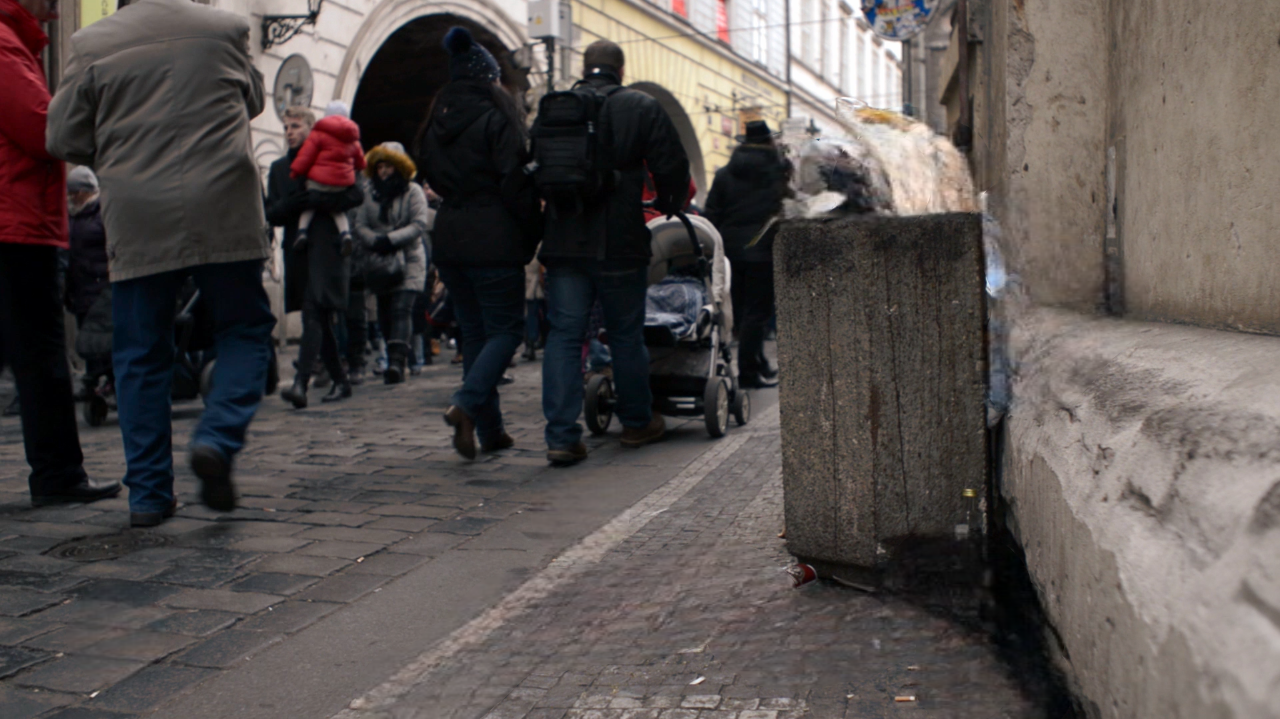
#> input picture office/input/first_image.png, 1280 x 719 px, found by its file name
$ python litters_collection_video.py
#> lines starting #> are read from the running program, lines starting #| are printed output that depends on the picture; after the words box and inside, x2 and y2 are one past the last pixel; in counts of white or black regions, pixels touching at a corner belong together; pictures that were not available may be replaced by others from this repository, and a replacement may not be noted
import cv2
import numpy as np

# === CONFIG ===
background_image_path = r"D:\coding\office\input\first_image.png"
video_path = r"D:\coding\office\input\sample_video.mp4"
output_video_path = r"D:\coding\office\input\output_result.avi"
resize_dim = (1280, 720)
min_persistence_frames = 80  # For ~5 seconds if 30 FPS

# === LOAD BACKGROUND ===
background = cv2.imread(background_image_path)
#> background is the input picture: shape (719, 1280, 3); mean B, G, R 78.4, 80.5, 87.1
if background is None:
    print("❌ Error: Could not load background image.")
    exit()
background = cv2.resize(background, resize_dim)
#> background: shape (720, 1280, 3)
gray_bg = cv2.cvtColor(background, cv2.COLOR_BGR2GRAY)
gray_bg = cv2.GaussianBlur(gray_bg, (21, 21), 0)

# === VIDEO SETUP ===
cap = cv2.VideoCapture(video_path)
if not cap.isOpened():
    print("❌ Error: Could not open video.")
    exit()

fourcc = cv2.VideoWriter_fourcc(*'XVID')
fps = int(cap.get(cv2.CAP_PROP_FPS))
out = cv2.VideoWriter(output_video_path, fourcc, fps, resize_dim)

# === TRACKING STORAGE ===
object_tracker = {}  # key = object ID, value = [x, y, w, h, frame_count]
next_object_id = 0

def get_iou(box1, box2):
    x1, y1, w1, h1 = box1
    x2, y2, w2, h2 = box2

    xi1 = max(x1, x2)
    yi1 = max(y1, y2)
    xi2 = min(x1 + w1, x2 + w2)
    yi2 = min(y1 + h1, y2 + h2)
    inter_area = max(0, xi2 - xi1) * max(0, yi2 - yi1)

    box1_area = w1 * h1
    box2_area = w2 * h2
    union_area = box1_area + box2_area - inter_area

    return inter_area / union_area if union_area != 0 else 0

# === PROCESS EACH FRAME ===
frame_index = 0
while True:
    ret, frame = cap.read()
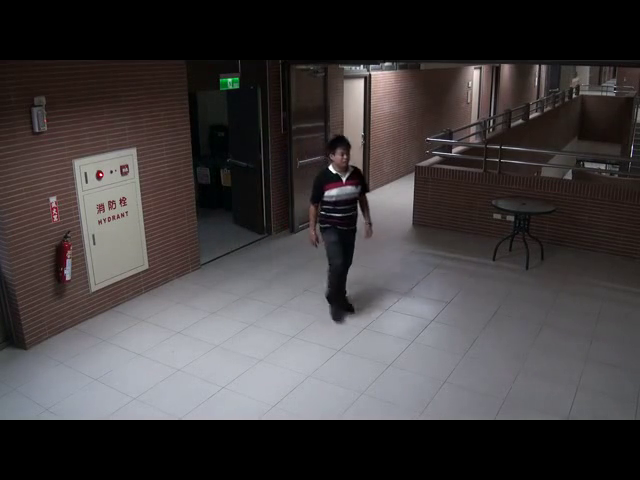
#> input picture frame 219 of office/chinese.mp4, 640 x 480 px, given in place of sample_video.mp4, which was not available
#> frame is the input picture: shape (480, 640, 3); mean B, G, R 63.4, 62.5, 66.4
    if not ret:
        break
    frame_index += 1
    frame = cv2.resize(frame, resize_dim)
#> frame: shape (720, 1280, 3)
    gray = cv2.cvtColor(frame, cv2.COLOR_BGR2GRAY)
    gray = cv2.GaussianBlur(gray, (21, 21), 0)
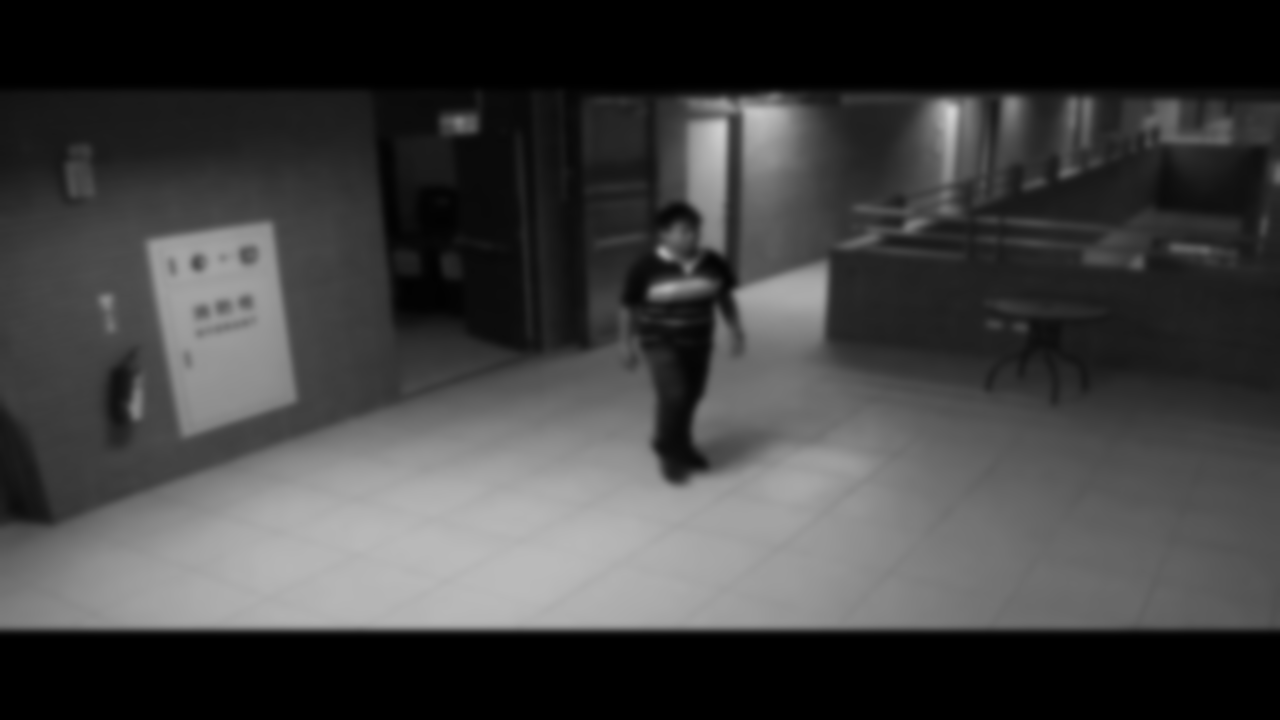
#> gray: shape (720, 1280); min 0, max 211, mean 63.7

    diff = cv2.absdiff(gray_bg, gray)
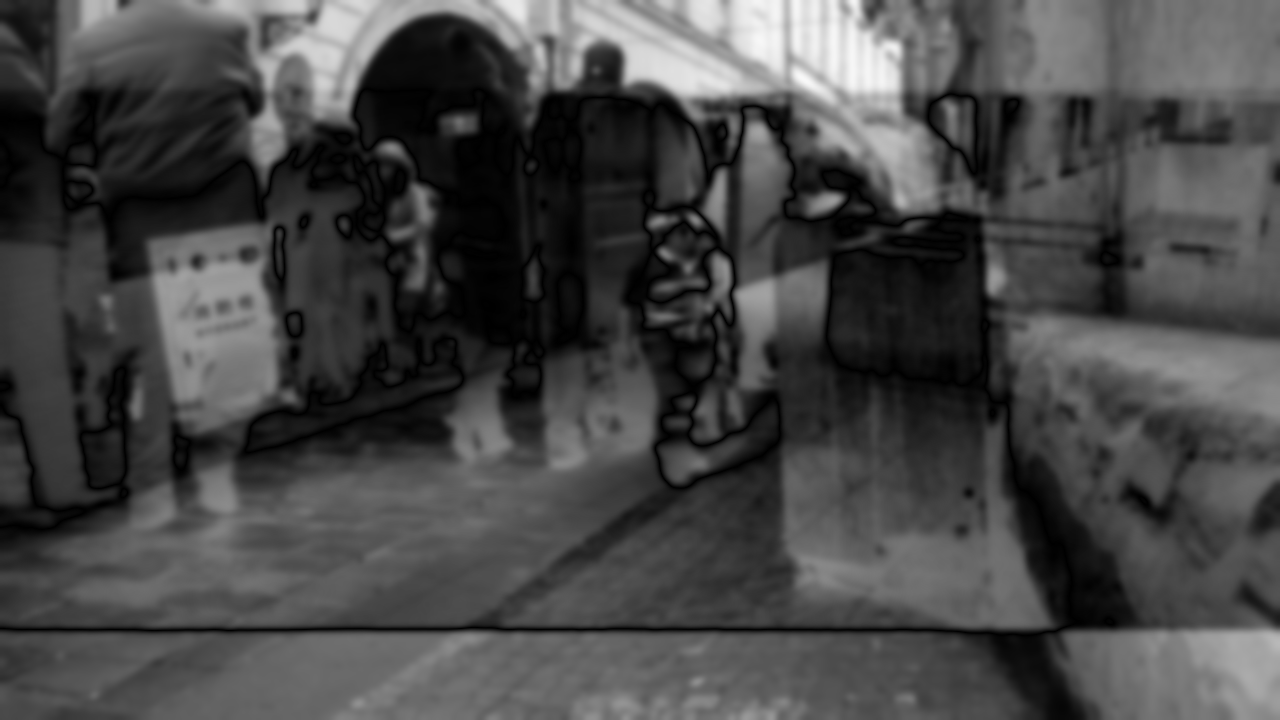
#> diff: shape (720, 1280); min 0, max 248, mean 71.1
    _, mask = cv2.threshold(diff, 58, 255, cv2.THRESH_BINARY)
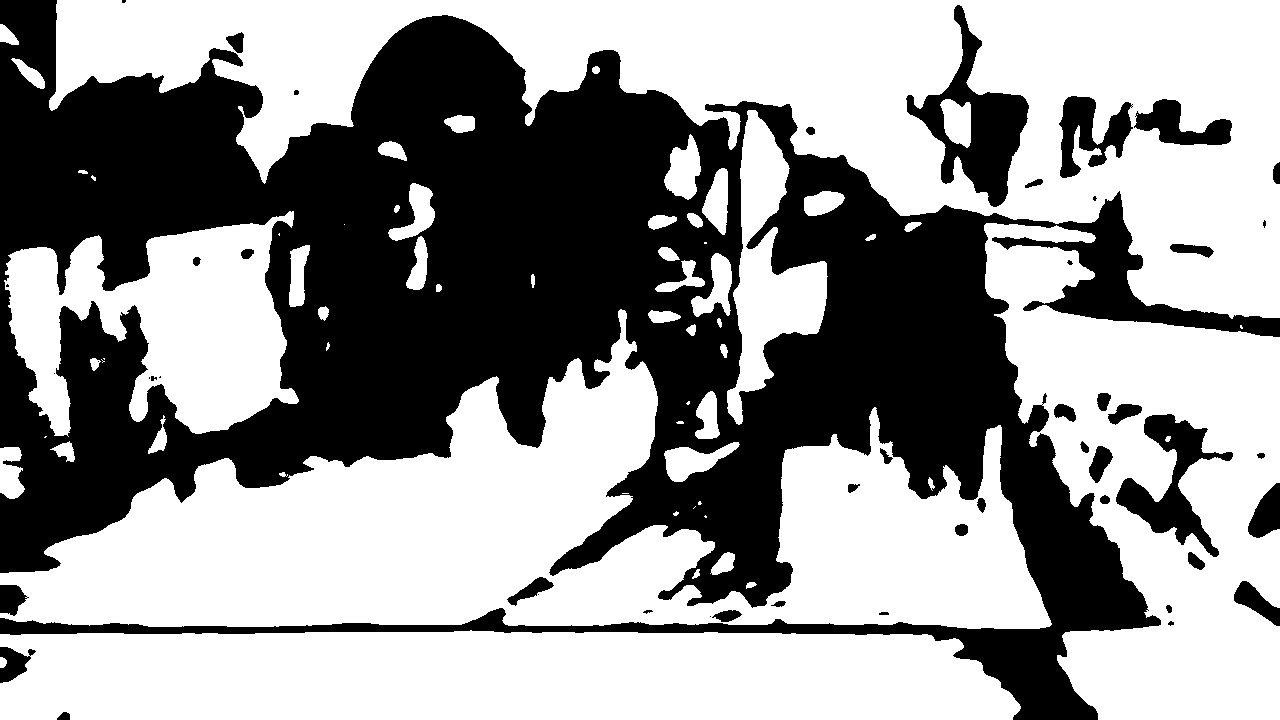
#> mask: shape (720, 1280); 58.7% white; 49 black regions (11 under 20 px), largest, box (x1, y1, x2, y2) and area: (0, 0, 1280, 720) 353996, (906, 5, 1029, 207) 8172, (1116, 414, 1233, 557) 5412

    kernel = cv2.getStructuringElement(cv2.MORPH_RECT, (5, 5))
    mask = cv2.morphologyEx(mask, cv2.MORPH_OPEN, kernel, iterations=2)
#> mask: shape (720, 1280); 57.8% white; 22 black regions (2 under 20 px), largest, box (x1, y1, x2, y2) and area: (0, 0, 1280, 720) 377919, (1059, 96, 1232, 178) 5680, (1248, 483, 1280, 538) 1130
    mask = cv2.morphologyEx(mask, cv2.MORPH_CLOSE, kernel, iterations=2)
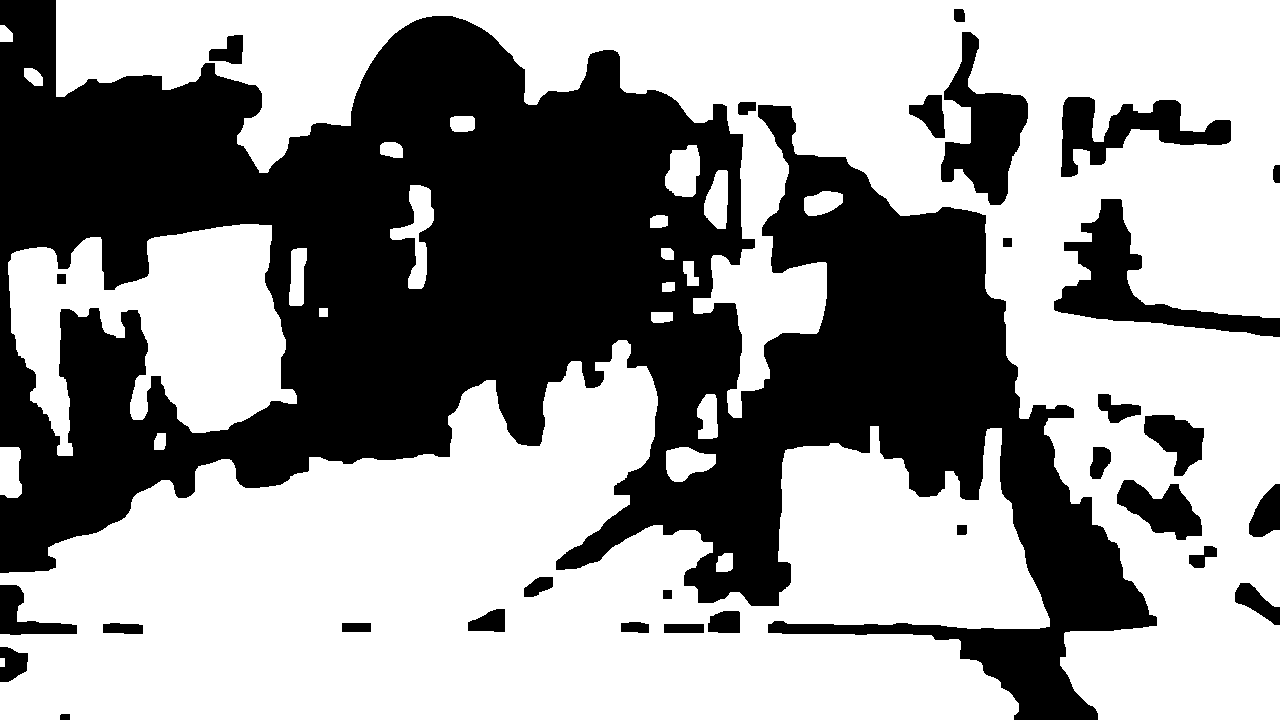
#> mask: shape (720, 1280); 58.9% white; 30 black regions

    contours, _ = cv2.findContours(mask.copy(), cv2.RETR_EXTERNAL, cv2.CHAIN_APPROX_SIMPLE)
#> contours = 24 contours; largest, box (x1, y1, x2, y2) and area: (56, 0, 1280, 720) 276604, (0, 340, 1050, 720) 236587, (8, 224, 297, 456) 36300, (390, 185, 434, 289) 1732, (665, 145, 700, 197) 1332

    matched_ids = set()
    for cnt in contours:
        if cv2.contourArea(cnt) < 300:
            continue
        x, y, w, h = cv2.boundingRect(cnt)
        matched = False

        for object_id, data in object_tracker.items():
            old_x, old_y, old_w, old_h, count = data
            iou = get_iou((x, y, w, h), (old_x, old_y, old_w, old_h))
            if iou > 0.5:
                object_tracker[object_id] = [x, y, w, h, count + 1]
                matched_ids.add(object_id)
                matched = True
                break

        if not matched:
            object_tracker[next_object_id] = [x, y, w, h, 1]
            matched_ids.add(next_object_id)
            next_object_id += 1
#> this loop made 24 passes
#> (x, y, w, h) on passes 7, 14: (0, 340, 1050, 380), (8, 224, 289, 232)
#> (x, y, w, h) on pass 3: (666, 447, 50, 35)

    object_tracker = {obj_id: data for obj_id, data in object_tracker.items() if obj_id in matched_ids}

    # Draw persistent objects
    persistent_detected = False
    for obj_id, (x, y, w, h, count) in object_tracker.items():
        if count >= min_persistence_frames:
            persistent_detected = True
            cv2.rectangle(frame, (x, y), (x + w, y + h), (0, 0, 255), 2)
#> this loop made 12 passes
#> (x, y, w, h) on passes 1 to 12: (666, 447, 50, 35), (0, 447, 22, 51), (697, 394, 21, 45), (0, 340, 1050, 380), (289, 248, 18, 58), (8, 224, 289, 232), (804, 191, 39, 25), (390, 185, 44, 104), (704, 170, 24, 59), (665, 145, 35, 52), (450, 116, 25, 16), (56, 0, 1224, 720)

    # Add label if litter is detected
    if persistent_detected:
        label_text = "Littering Detected"
        font = cv2.FONT_HERSHEY_SIMPLEX
        font_scale = 0.8
        font_thickness = 2
        text_size, _ = cv2.getTextSize(label_text, font, font_scale, font_thickness)
        text_w, text_h = text_size

        # Draw red rectangle
        cv2.rectangle(frame, (10, 10), (10 + text_w + 10, 10 + text_h + 10), (0, 0, 255), -1)

        # Put white text
        cv2.putText(frame, label_text, (15, 10 + text_h), font, font_scale, (255, 255, 255), font_thickness)

    # Show and write
    cv2.imshow("Detection", frame)
    out.write(frame)

    if cv2.waitKey(1) & 0xFF == ord('q'):
#> (key q is pressed here)
        break

# === CLEANUP ===
cap.release()
out.release()
cv2.destroyAllWindows()
print("✅ Saved abandoned-object detection video:", output_video_path)
